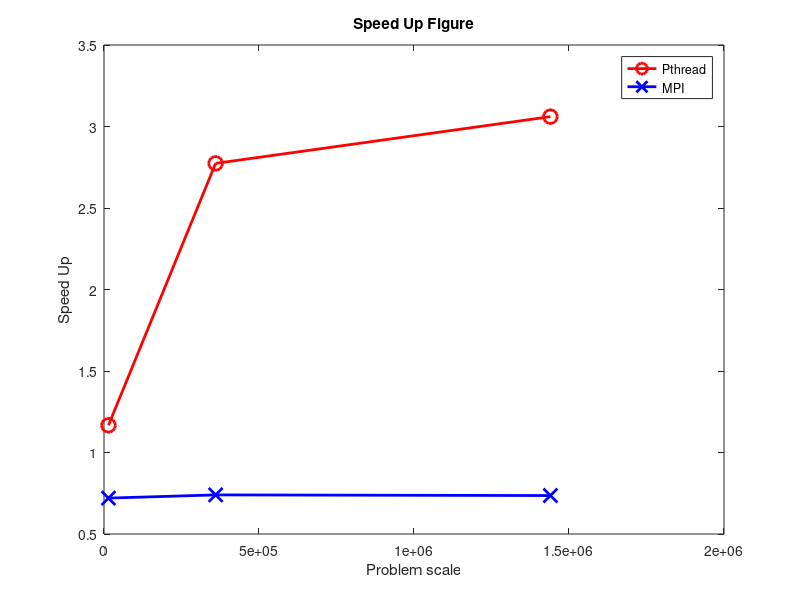
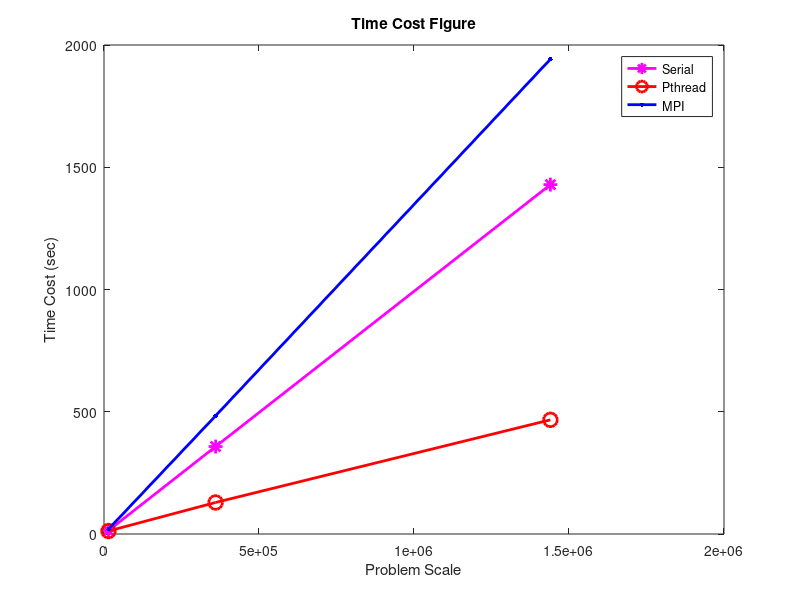

Source code (MATLAB) for these figures, in order:
%-------------------------------------------------------------------------
%%%% Progrm is designed for plot time cost in code performance test...
%%%% YANG YANG
%%%% Peking University
%%%% Jan 5 2017
%------------------------------------------
%% data
% problem scale
N = [120^2, 600^2, 1200^2];           
% time cost
serial_cost = [14.198089, 357.691399, 1428.974339]; 
pthread_cost = [12.167301, 128.956751, 466.923103];
mpi_cost = [1.9713819026947021E+01, 4.8343813109397888E+02, 1.9419226799011230E+03];

pthread_speedup = serial_cost ./ pthread_cost;
mpi_speedup = serial_cost ./ mpi_cost;

%% plot data
% speed up plot
figure('Color',[1 1 1]);
plot(N,pthread_speedup,'ro-','linewidth',2,'markersize',10);
hold on;
plot(N,mpi_speedup,'bx-','linewidth',2,'markersize',10);
hold off;
xlabel('Problem scale');
ylabel('Speed Up');
legend('Pthread','MPI');
title('Speed Up Figure');

% time cost plot
figure('Color',[1 1 1]);
plot(N,serial_cost,'m*-','linewidth',2,'markersize',10);
hold on;
plot(N,pthread_cost,'ro-','linewidth',2,'markersize',10);
plot(N,mpi_cost,'b.-','linewidth',2,'markersize',10);
hold off;
xlabel('Problem Scale');
ylabel('Time Cost (sec)');
title('Time Cost Figure');
legend('Serial','Pthread','MPI');
